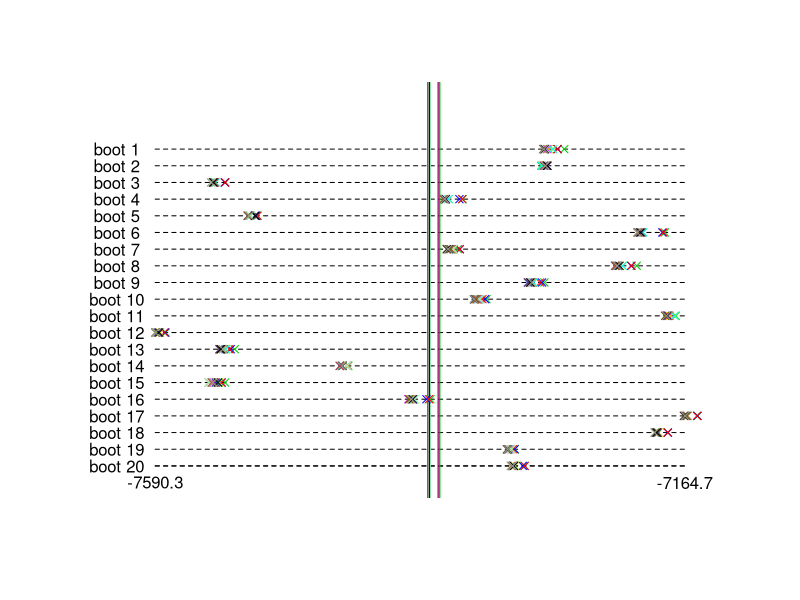
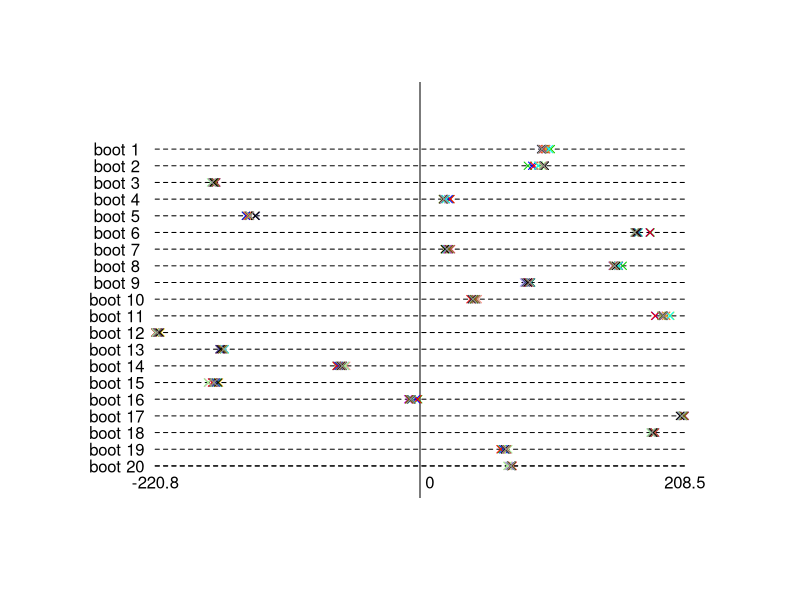

Generate these figures, in order, with R: (Note: this script raises an error after producing the figures.)
#!/usr/bin/env R
t = read.table('sitelnL3000.csv', sep='\t', header=TRUE)

d1.2 = 2*(t$tree1 - t$tree2)
d1.3 = 2*(t$tree1 - t$tree3)

nsites = length(d1.2)


    
t$tree1 = -t$tree1
t$tree2 = -t$tree2
t$tree3 = -t$tree3
t$tree4 = -t$tree4
t$tree5 = -t$tree5
t$tree6 = -t$tree6
t$tree7 = -t$tree7
t$tree8 = -t$tree8
t$tree9 = -t$tree9
t$tree10 = -t$tree10
t$tree11 = -t$tree11
t$tree12 = -t$tree12
t$tree13 = -t$tree13
t$tree14 = -t$tree14
t$tree15 = -t$tree15
lnL1 = -sum(t$tree1)
lnL2 = -sum(t$tree2)
lnL3 = -sum(t$tree3)


bootstrap = function(lnLList, nreps) {
    ntrees = length(lnLList);
    nsites = length(lnLList[[1]]);
    inds = seq(1, nsites);
    b = c();
    for (r in seq(1, nreps)) {
        rinds = sample(inds, replace=TRUE);
        s = c();
        for (j in seq(1, ntrees)) {
            resam = lnLList[[j]][rinds]
            s[[j]] = sum(resam)
        }
        b[[r]] = s
    }
    b
}

d = list(t$tree1, t$tree2, t$tree3
        , t$tree4, t$tree5, t$tree6, t$tree7, t$tree8, t$tree9, t$tree10 , t$tree11 , t$tree12 , t$tree13 , t$tree14 , t$tree15
       )

ntrees = length(d);
scores = c()
for (i in seq(ntrees)) {
    scores[i] = sum(d[[i]])
}
mle.score = max(scores)
obs.ts =  scores - mle.score

nreps = 250
num.to.plot = 20
bs = bootstrap(d, nreps)
print(c("bs=", bs))


nsites = length(d[[1]]);
mean.list = rep(0, ntrees)
min.list = rep(0, ntrees)
max.list = rep(0, ntrees)
for (i in seq(1, ntrees)) {
    mean.v = 0;
    max.v = -11e300;
    min.v = 0;
    for (j in seq(1, nreps)) {
        v = bs[[j]][[i]];
        print(c("v=", v))
        mean.v = mean.v + v
        if (j <= num.to.plot) {
            min.v = min(min.v, v);
            max.v = max(max.v, v);
        }
    }
    mean.list[[i]] = mean.v/nreps
    min.list[[i]] = min.v
    max.list[[i]] = max.v
}

print(c("mean.list=", mean.list))
print(c("min.list=", min(min.list)))
print(c("max.list=", max(max.list)))


c.max.v = -11e300;
c.min.v = 0;
centered = c()
for (j in seq(1, nreps)) {
    row.list = c()
    for (i in seq(1, ntrees)) {
        v = bs[[j]][[i]] - mean.list[[i]];
        row.list[[i]] = v;
        if (j <= num.to.plot) {
            c.max.v = max(c.max.v, v);
            c.min.v = min(c.min.v, v);
        }
    }
    centered[[j]] = row.list;
}

u.real.width = max.v - min.v
c.real.width = c.max.v - c.min.v

denom = 1 + num.to.plot
uoffset = 0.1
uwidth = 1.1

colors = c( "#00CC00", # dark green
            "#0000FF", # bright blue
            "#FF0000"  # bright red
          , "#BBDD00" # yellow
          , "#DD00FF" # purple
          , "#DDBB00" # orange
          , "#00FFFF" #  cyan
          , "#9999FF" # cornflower blue
          , "#FF8888" # pink
          , "#99FF99" #light green
          , "#333399" # dark blue
          , "#BB4444" # salmon
          , "#666600" # brown
          , "#000000" # black
          , "#999999" # grey
          )

pdf("sh_test_uncentered_plots.pdf")
plot(x=c(uoffset, uoffset + uwidth), y=c(1/denom, 1/denom), type='l', lty=2, 
     xlim=c(0, uwidth + 2*uoffset), 
     ylim=c(0, 1.1), axes=FALSE, ylab="", xlab="", main="")
for (i in seq(num.to.plot)) {
    text(0.02, 1 - i/denom, paste('boot', as.character(i), sep=' '))
    lines(c(uoffset, uoffset + uwidth), c(i/denom, i/denom), lty=2)
}
text(uoffset, 0, as.character(round(min.v, 1)))
text(uoffset + uwidth, 0, as.character(round(max.v, 1)))
for (j in seq(ntrees)) {
    abline(v=uoffset + uwidth*(mean.list[[j]] - min.v)/u.real.width, col=colors[j], cex=0.5)
}
for (i in seq(num.to.plot)) {
    y = 1 - i/denom
    for (j in seq(ntrees)) {
        points(uoffset + uwidth*(bs[[i]][[j]] - min.v)/u.real.width, y, col=colors[j], pch=4)
    }
}
dev.off()


coffset = 0.1
cwidth = 1.1

pdf("sh_test_centered_plots.pdf")

plot(x=c(uoffset, uoffset + uwidth), y=c(1/denom, 1/denom), type='l', lty=2, 
     xlim=c(0, 2*coffset + cwidth), 
     ylim=c(0,1.1), axes=FALSE, ylab="", xlab="", main="")
for (i in seq(num.to.plot)) {
    text(0.02, 1 - i/denom, paste('boot', as.character(i), sep=' '))
    lines(c(coffset, coffset + cwidth), c(i/denom,  i/denom), lty=2)
}
abline(v=coffset + cwidth/2)
text(coffset, 0, as.character(round(c.min.v, 1)))
text(0.02 + coffset + cwidth/2, 0.0, "0")
text(coffset + cwidth, 0.0, as.character(round(c.max.v, 1)))

for (i in seq(num.to.plot)) {
    y = 1 - i/denom
    for (j in seq(ntrees)) {
        points(coffset + cwidth*(centered[[i]][[j]] - c.min.v)/c.real.width, y, col=colors[j], pch=4)
    }
}

dev.off()



coffset = uoffset
cwidth = uwidth
toffset = 0.1
twidth = cwidth

t.max.v = 0.0
t.min.v = 0.0
boot.ts = c()
for (j in seq(1, nreps)) {
    t.row.list = c()
    for (i in seq(1, ntrees)) {
        c.max.row = max(centered[[j]]) ;
        t.row.list = centered[[j]] - c.max.row  ;
        if (j <= num.to.plot) {
            t.min.v = min(t.min.v, min(t.row.list));
        }
    }
    boot.ts[[j]] = t.row.list;
}
t.real.width = -t.min.v;
pdf("sh_test_stat_plots.pdf")

plot(x=c(coffset, coffset + cwidth), y=c(1/denom, 1/denom), type='l', lty=2, 
     xlim=c(0,toffset + twidth + coffset), 
     ylim=c(0,1.1), axes=FALSE, ylab="", xlab="", main="")
for (i in seq(num.to.plot)) {
    text(0.02, 1 - i/denom, paste('boot', as.character(i), sep=' '))
    lines(c(toffset, toffset + twidth), c(i/denom, i/denom), lty=2)
    lines(c(coffset, coffset + cwidth), c(i/denom,  i/denom), lty=2)
}
text(toffset - 0.01 , 0, "0")
mts = min(obs.ts)
text(toffset - twidth*mts/t.real.width + 0.03, 0.0, as.character(round(2*mts, 1)))

for (i in seq(num.to.plot)) {
    y = 1 - i/denom
    for (j in seq(ntrees)) {
        vts = boot.ts[[i]][[j]]
        print(c("testing ", vts, "<=", obs.ts[[j]]))
        if (vts <= obs.ts[[j]]) {
            point.type = 4
        }
        else {
            point.type = 3
        }
        points(toffset - twidth*vts/t.real.width, y, col=colors[j], pch=point.type)
    }
}

for (j in seq(ntrees)) {
    abline(v=toffset + - twidth*obs.ts[[j]]/t.real.width, col=colors[j], cex=0.5)
}


print(c("obs.ts = ", obs.ts))
dev.off()












